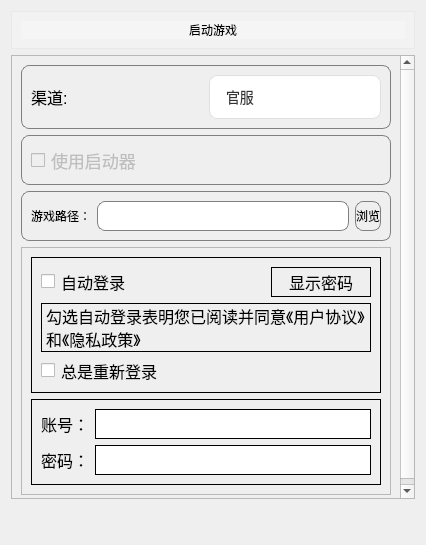
<?xml version="1.0" encoding="UTF-8"?>
<ui version="4.0">
 <class>StartGameWidget</class>
 <widget class="QWidget" name="StartGameWidget">
  <property name="geometry">
   <rect>
    <x>0</x>
    <y>0</y>
    <width>426</width>
    <height>545</height>
   </rect>
  </property>
  <property name="font">
   <font>
    <pointsize>13</pointsize>
   </font>
  </property>
  <property name="windowTitle">
   <string>Form</string>
  </property>
  <layout class="QGridLayout" name="gridLayout_2">
   <item row="2" column="0">
    <spacer name="verticalSpacer">
     <property name="orientation">
      <enum>Qt::Orientation::Vertical</enum>
     </property>
     <property name="sizeType">
      <enum>QSizePolicy::Policy::Maximum</enum>
     </property>
     <property name="sizeHint" stdset="0">
      <size>
       <width>20</width>
       <height>40</height>
      </size>
     </property>
    </spacer>
   </item>
   <item row="0" column="0">
    <widget class="QFrame" name="frame_1">
     <property name="styleSheet">
      <string notr="true">background-color: rgba(255, 255, 255, 0.2);</string>
     </property>
     <property name="frameShape">
      <enum>QFrame::Shape::StyledPanel</enum>
     </property>
     <property name="frameShadow">
      <enum>QFrame::Shadow::Raised</enum>
     </property>
     <layout class="QHBoxLayout" name="horizontalLayout">
      <item>
       <widget class="QLabel" name="label">
        <property name="styleSheet">
         <string notr="true">border:none</string>
        </property>
        <property name="text">
         <string>启动游戏</string>
        </property>
        <property name="alignment">
         <set>Qt::AlignmentFlag::AlignCenter</set>
        </property>
        <property name="wordWrap">
         <bool>false</bool>
        </property>
       </widget>
      </item>
     </layout>
    </widget>
   </item>
   <item row="1" column="0">
    <widget class="QScrollArea" name="scrollArea">
     <property name="styleSheet">
      <string notr="true">/* 纤细现代风格滚动条 */
QScrollArea {
    border: none;
    background: transparent;
}

QScrollArea &gt; QWidget {
    background-color: #f8f9fa; /* 内容区域背景色 */
}

/* 滚动条整体（更细） */
QScrollBar:vertical {
    width: 8px; /* 垂直滚动条宽度 */
    background: transparent; /* 背景透明 */
    margin: 0;
}

QScrollBar:horizontal {
    height: 8px; /* 水平滚动条高度 */
    background: transparent;
    margin: 0;
}

/* 滑块（更精致） */
QScrollBar::handle:vertical, QScrollBar::handle:horizontal {
    background: rgba(150, 150, 150, 0.4); /* 半透明灰色 */
    border-radius: 4px; /* 稍小的圆角 */
    min-width: 8px; /* 最小宽度（防止过细） */
    min-height: 8px; /* 最小高度（防止过细） */
}

QScrollBar::handle:vertical:hover, 
QScrollBar::handle:horizontal:hover {
    background: rgba(120, 120, 120, 0.6); /* 悬停时更深 */
}

QScrollBar::handle:vertical:pressed, 
QScrollBar::handle:horizontal:pressed {
    background: rgba(100, 100, 100, 0.8); /* 点击时更深 */
}

/* 隐藏滚动条按钮和角落区域 */
QScrollBar::add-line, QScrollBar::sub-line,
QScrollBar::add-page, QScrollBar::sub-page {
    background: none;
    height: 0px;
    width: 0px;
}</string>
     </property>
     <property name="widgetResizable">
      <bool>true</bool>
     </property>
     <widget class="QWidget" name="scrollAreaWidgetContents">
      <property name="geometry">
       <rect>
        <x>0</x>
        <y>0</y>
        <width>400</width>
        <height>441</height>
       </rect>
      </property>
      <layout class="QVBoxLayout" name="verticalLayout_3">
       <item>
        <widget class="QFrame" name="frame2_1">
         <property name="styleSheet">
          <string notr="true">border: 1.4px solid gray;  font-size: 16px;
border-radius: 8px;</string>
         </property>
         <property name="frameShape">
          <enum>QFrame::Shape::StyledPanel</enum>
         </property>
         <property name="frameShadow">
          <enum>QFrame::Shadow::Raised</enum>
         </property>
         <layout class="QHBoxLayout" name="horizontalLayout_4">
          <item>
           <widget class="QLabel" name="label2_1">
            <property name="styleSheet">
             <string notr="true">border:none</string>
            </property>
            <property name="text">
             <string>渠道: </string>
            </property>
           </widget>
          </item>
          <item>
           <widget class="QComboBox" name="channel_comboBox">
            <property name="minimumSize">
             <size>
              <width>0</width>
              <height>0</height>
             </size>
            </property>
            <property name="styleSheet">
             <string notr="true">QComboBox {
    border: 1px solid #e0e0e0;
    border-radius: 8px;
    padding: 12px 16px;
    background-color: #ffffff;
    color: #333333;
    font-size: 14px;
}
QComboBox::drop-down {
    subcontrol-origin: padding;
    subcontrol-position: top right;
    width: 15px;
    border:none;
}
QComboBox::down-arrow {
    image: url(&quot;resources/ui/down-arrow.png&quot;);
}

/* 悬停效果 */
QComboBox:hover {
    border-color: #bdbdbd;
    background-color: #f8f9fa;
}
 
/* 按下状态 */
QComboBox:pressed {
    background-color: #eeeeee;
    border-color: #adadad;
}
 
/* 下拉列表样式 */
QComboBox QAbstractItemView {
    border: 1px solid #e0e0e0;
    border-radius: 8px;
    background-color: #ffffff;
    selection-background-color: #f5f9ff;
    selection-color: #1976d2;
    padding: 8px 0;
    margin-top: 8px;
    outline: 0;
    box-shadow: 0 4px 12px rgba(0,0,0,0.1);
}
 
/* 列表项样式 */
QComboBox QAbstractItemView::item {
    padding: 10px 16px;
    min-height: 20px;
    border: none;
}
 
/* 列表项悬停效果 */
QComboBox QAbstractItemView::item:hover {
    background-color: #f0f7ff;
    color: #1976d2;
}
 
/* 选中项样式 */
QComboBox QAbstractItemView::item:selected {
    background-color: #e3f2fd;
    color: #1976d2;
    font-weight: 500;
}
 
/* 禁用状态 */
QComboBox:disabled {
    background-color: #f5f5f5;
    color: #9e9e9e;
    border-color: #e0e0e0;
}
 
/* 箭头悬停效果 */
QComboBox::drop-down:hover {
    background-color: #f5f5f5;
    border-radius: 4px;
}</string>
            </property>
            <item>
             <property name="text">
              <string>官服</string>
             </property>
            </item>
            <item>
             <property name="text">
              <string>bilibili</string>
             </property>
            </item>
           </widget>
          </item>
         </layout>
        </widget>
       </item>
       <item>
        <widget class="QFrame" name="frame_3">
         <property name="styleSheet">
          <string notr="true">border: 1.4px solid gray;
border-radius:  8px</string>
         </property>
         <property name="frameShape">
          <enum>QFrame::Shape::StyledPanel</enum>
         </property>
         <property name="frameShadow">
          <enum>QFrame::Shadow::Raised</enum>
         </property>
         <layout class="QHBoxLayout" name="horizontalLayout_5">
          <item>
           <widget class="QCheckBox" name="use_launcher_checkbox">
            <property name="enabled">
             <bool>false</bool>
            </property>
            <property name="minimumSize">
             <size>
              <width>0</width>
              <height>30</height>
             </size>
            </property>
            <property name="font">
             <font>
              <pointsize>13</pointsize>
             </font>
            </property>
            <property name="toolTip">
             <string/>
            </property>
            <property name="autoFillBackground">
             <bool>false</bool>
            </property>
            <property name="styleSheet">
             <string notr="true">border: none;</string>
            </property>
            <property name="text">
             <string>使用启动器</string>
            </property>
            <property name="checkable">
             <bool>true</bool>
            </property>
            <property name="checked">
             <bool>false</bool>
            </property>
           </widget>
          </item>
         </layout>
        </widget>
       </item>
       <item>
        <widget class="QFrame" name="frame2_2">
         <property name="styleSheet">
          <string notr="true">border: 1px solid gray;
border-radius: 8px</string>
         </property>
         <property name="frameShape">
          <enum>QFrame::Shape::StyledPanel</enum>
         </property>
         <property name="frameShadow">
          <enum>QFrame::Shadow::Raised</enum>
         </property>
         <layout class="QHBoxLayout" name="horizontalLayout_2">
          <item>
           <widget class="QLabel" name="path_label">
            <property name="styleSheet">
             <string notr="true">border:none;</string>
            </property>
            <property name="text">
             <string>游戏路径：</string>
            </property>
           </widget>
          </item>
          <item>
           <widget class="QLineEdit" name="path_lineEdit">
            <property name="minimumSize">
             <size>
              <width>0</width>
              <height>30</height>
             </size>
            </property>
           </widget>
          </item>
          <item>
           <widget class="QPushButton" name="file_pushButton">
            <property name="minimumSize">
             <size>
              <width>0</width>
              <height>30</height>
             </size>
            </property>
            <property name="styleSheet">
             <string notr="true">  QPushButton:hover {ackground-color: #f0f0f0;border-color: #ccc;}</string>
            </property>
            <property name="text">
             <string>浏览</string>
            </property>
           </widget>
          </item>
         </layout>
        </widget>
       </item>
       <item>
        <widget class="QFrame" name="frame_2">
         <property name="frameShape">
          <enum>QFrame::Shape::StyledPanel</enum>
         </property>
         <property name="frameShadow">
          <enum>QFrame::Shadow::Raised</enum>
         </property>
         <layout class="QVBoxLayout" name="verticalLayout">
          <item>
           <widget class="QFrame" name="frame2_3">
            <property name="styleSheet">
             <string notr="true">
border: 1.4px solid black;  font-size: 16px;</string>
            </property>
            <property name="frameShape">
             <enum>QFrame::Shape::StyledPanel</enum>
            </property>
            <property name="frameShadow">
             <enum>QFrame::Shadow::Raised</enum>
            </property>
            <layout class="QGridLayout" name="gridLayout_3">
             <item row="0" column="1">
              <widget class="QCheckBox" name="auto_login_checkBox">
               <property name="styleSheet">
                <string notr="true">QCheckBox{border: none;}
                                                    QCheckBox:hover {
                                                    background-color: #f0f0f0;
                                                    }

                                                    /* 勾选框悬停时边框变色 */
                                                    QCheckBox::indicator:hover {
                                                    border-color: #666;
                                                    }</string>
               </property>
               <property name="text">
                <string>自动登录</string>
               </property>
              </widget>
             </item>
             <item row="0" column="2">
              <spacer name="horizontalSpacer2_3">
               <property name="orientation">
                <enum>Qt::Orientation::Horizontal</enum>
               </property>
               <property name="sizeHint" stdset="0">
                <size>
                 <width>178</width>
                 <height>20</height>
                </size>
               </property>
              </spacer>
             </item>
             <item row="0" column="3">
              <widget class="QPushButton" name="password_toggle_button">
               <property name="minimumSize">
                <size>
                 <width>100</width>
                 <height>30</height>
                </size>
               </property>
               <property name="styleSheet">
                <string notr="true">  QPushButton:hover {ackground-color: #f0f0f0;border-color: #ccc;}</string>
               </property>
               <property name="text">
                <string>显示密码</string>
               </property>
              </widget>
             </item>
             <item row="1" column="1" colspan="3">
              <widget class="QLabel" name="label_2">
               <property name="font">
                <font>
                 <pointsize>-1</pointsize>
                </font>
               </property>
               <property name="text">
                <string>勾选自动登录表明您已阅读并同意《用户协议》和《隐私政策》</string>
               </property>
               <property name="wordWrap">
                <bool>true</bool>
               </property>
              </widget>
             </item>
             <item row="2" column="1">
              <widget class="QCheckBox" name="always_logout_checkBox">
               <property name="whatsThis">
                <string>如果启用，登录时会登出已经登录的账号重新登录
                                                                </string>
               </property>
               <property name="styleSheet">
                <string notr="true">QCheckBox{border: none;}
                                                    QCheckBox:hover {
                                                    background-color: #f0f0f0;
                                                    }

                                                    /* 勾选框悬停时边框变色 */
                                                    QCheckBox::indicator:hover {
                                                    border-color: #666;
                                                    }</string>
               </property>
               <property name="text">
                <string>总是重新登录</string>
               </property>
              </widget>
             </item>
            </layout>
           </widget>
          </item>
          <item>
           <widget class="QFrame" name="frame2_4">
            <property name="styleSheet">
             <string notr="true">
border: 1.4px solid black;  font-size: 16px;</string>
            </property>
            <property name="frameShape">
             <enum>QFrame::Shape::StyledPanel</enum>
            </property>
            <property name="frameShadow">
             <enum>QFrame::Shadow::Raised</enum>
            </property>
            <layout class="QGridLayout" name="gridLayout">
             <item row="0" column="0">
              <widget class="QLabel" name="label2_4_11">
               <property name="styleSheet">
                <string notr="true">border:none</string>
               </property>
               <property name="text">
                <string>账号：</string>
               </property>
              </widget>
             </item>
             <item row="1" column="1">
              <widget class="QLineEdit" name="password_lineEdit">
               <property name="minimumSize">
                <size>
                 <width>0</width>
                 <height>30</height>
                </size>
               </property>
               <property name="echoMode">
                <enum>QLineEdit::EchoMode::Password</enum>
               </property>
              </widget>
             </item>
             <item row="1" column="0">
              <widget class="QLabel" name="label2_4_21">
               <property name="styleSheet">
                <string notr="true">border:none</string>
               </property>
               <property name="text">
                <string>密码：</string>
               </property>
              </widget>
             </item>
             <item row="0" column="1">
              <widget class="QLineEdit" name="account_lineEdit">
               <property name="minimumSize">
                <size>
                 <width>0</width>
                 <height>30</height>
                </size>
               </property>
              </widget>
             </item>
            </layout>
           </widget>
          </item>
         </layout>
        </widget>
       </item>
      </layout>
     </widget>
    </widget>
   </item>
  </layout>
 </widget>
 <resources/>
 <connections/>
</ui>
